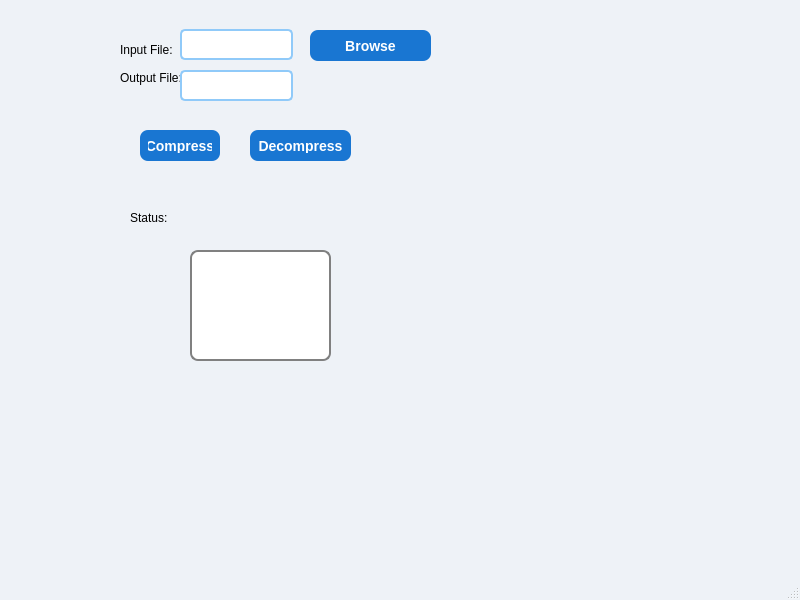
<?xml version="1.0" encoding="UTF-8"?>
<ui version="4.0">
 <class>MainWindow</class>
 <widget class="QMainWindow" name="MainWindow">
  <property name="geometry">
   <rect>
    <x>0</x>
    <y>0</y>
    <width>800</width>
    <height>600</height>
   </rect>
  </property>
  <property name="windowTitle">
   <string>MainWindow</string>
  </property>
  <property name="styleSheet">
   <string notr="true">QMainWindow{
    background-color:#eef2f7;
}</string>
  </property>
  <widget class="QWidget" name="centralwidget">
   <widget class="QLabel" name="label">
    <property name="geometry">
     <rect>
      <x>120</x>
      <y>40</y>
      <width>101</width>
      <height>20</height>
     </rect>
    </property>
    <property name="text">
     <string>Input File:</string>
    </property>
   </widget>
   <widget class="QLabel" name="label_2">
    <property name="geometry">
     <rect>
      <x>120</x>
      <y>70</y>
      <width>71</width>
      <height>16</height>
     </rect>
    </property>
    <property name="text">
     <string>Output File:</string>
    </property>
   </widget>
   <widget class="QLabel" name="label_3">
    <property name="geometry">
     <rect>
      <x>130</x>
      <y>210</y>
      <width>71</width>
      <height>16</height>
     </rect>
    </property>
    <property name="text">
     <string>Status:</string>
    </property>
   </widget>
   <widget class="QLineEdit" name="txtInput">
    <property name="geometry">
     <rect>
      <x>180</x>
      <y>29</y>
      <width>113</width>
      <height>31</height>
     </rect>
    </property>
    <property name="styleSheet">
     <string notr="true">QLineEdit{
    background:white;
    border:2px solid #90CAF9;
    border-radius:5px;
    padding:5px;
    font-size:12pt;
}</string>
    </property>
   </widget>
   <widget class="QLineEdit" name="txtOutput">
    <property name="geometry">
     <rect>
      <x>180</x>
      <y>70</y>
      <width>113</width>
      <height>31</height>
     </rect>
    </property>
    <property name="styleSheet">
     <string notr="true">QLineEdit{
    background:white;
    border:2px solid #90CAF9;
    border-radius:5px;
    padding:5px;
    font-size:12pt;
}</string>
    </property>
   </widget>
   <widget class="QPushButton" name="btnBrowse">
    <property name="geometry">
     <rect>
      <x>310</x>
      <y>30</y>
      <width>121</width>
      <height>31</height>
     </rect>
    </property>
    <property name="styleSheet">
     <string notr="true">QPushButton{
    background-color:#1976D2;
    color:white;
    font-size:14px;
    font-weight:bold;
    border-radius:8px;
    padding:8px;
}

QPushButton:hover{
    background-color:#1565C0;
}

QPushButton:pressed{
    background-color:#0D47A1;
}</string>
    </property>
    <property name="text">
     <string>Browse</string>
    </property>
   </widget>
   <widget class="QPushButton" name="btnCompress">
    <property name="geometry">
     <rect>
      <x>140</x>
      <y>130</y>
      <width>80</width>
      <height>31</height>
     </rect>
    </property>
    <property name="styleSheet">
     <string notr="true">QPushButton{
    background-color:#1976D2;
    color:white;
    font-size:14px;
    font-weight:bold;
    border-radius:8px;
    padding:8px;
}

QPushButton:hover{
    background-color:#1565C0;
}

QPushButton:pressed{
    background-color:#0D47A1;
}</string>
    </property>
    <property name="text">
     <string>Compress</string>
    </property>
   </widget>
   <widget class="QPushButton" name="btnDecompress">
    <property name="geometry">
     <rect>
      <x>250</x>
      <y>130</y>
      <width>101</width>
      <height>31</height>
     </rect>
    </property>
    <property name="styleSheet">
     <string notr="true">QPushButton{
    background-color:#1976D2;
    color:white;
    font-size:14px;
    font-weight:bold;
    border-radius:8px;
    padding:8px;
}

QPushButton:hover{
    background-color:#1565C0;
}

QPushButton:pressed{
    background-color:#0D47A1;
}</string>
    </property>
    <property name="text">
     <string>Decompress</string>
    </property>
   </widget>
   <widget class="QTextEdit" name="txtStatus">
    <property name="geometry">
     <rect>
      <x>190</x>
      <y>250</y>
      <width>141</width>
      <height>111</height>
     </rect>
    </property>
    <property name="styleSheet">
     <string notr="true">QTextEdit{
    background:white;
    border:2px solid gray;
    border-radius:8px;
    font-size:11pt;
}</string>
    </property>
   </widget>
  </widget>
  <widget class="QMenuBar" name="menubar">
   <property name="geometry">
    <rect>
     <x>0</x>
     <y>0</y>
     <width>800</width>
     <height>17</height>
    </rect>
   </property>
  </widget>
  <widget class="QStatusBar" name="statusbar"/>
 </widget>
 <resources/>
 <connections/>
</ui>
